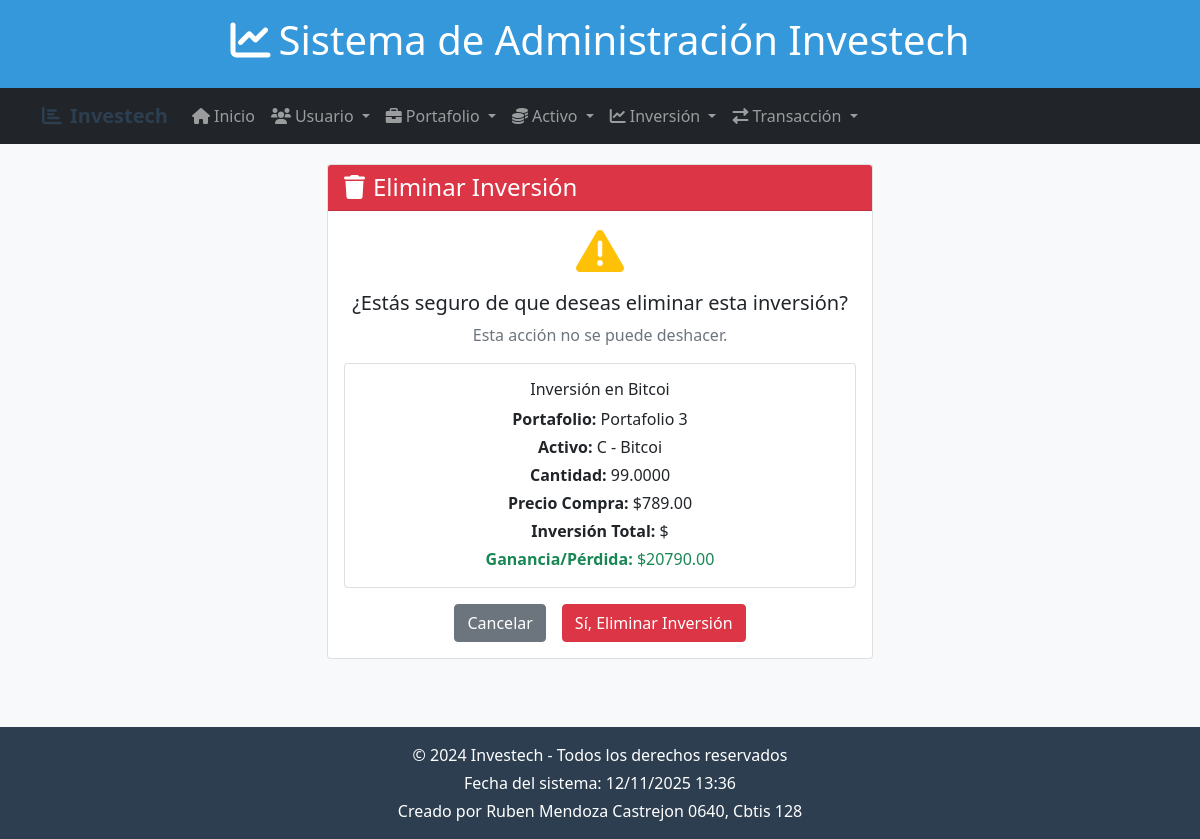
Page /inversiones/borrar/1/ on the committed database.
### app_investech/models.py (models this page shows, shortened)
class Inversion(models.Model):
    portafolio = models.ForeignKey('Portafolio', on_delete=models.CASCADE, related_name='inversiones')
    activo = models.ForeignKey('Activo', on_delete=models.CASCADE, related_name='inversiones')
    cantidad = models.DecimalField(max_digits=12, decimal_places=4)
    precio_compra = models.DecimalField(max_digits=12, decimal_places=2)
    fecha = models.DateTimeField(auto_now_add=True)
    def ganancia_perdida(self):
        return (self.activo.precio_actual - self.precio_compra) * self.cantidad

class Activo(models.Model):
    nombre = models.CharField(max_length=100)
    tipo = models.CharField(max_length=50, choices=[
        ('accion', 'Acción'),
        ('bono', 'Bono'),
        ('cripto', 'Criptomoneda'),
        ('fondo', 'Fondo de inversión'),
        ('otro', 'Otro'),
    ])
    simbolo = models.CharField(max_length=10)
    precio_actual = models.DecimalField(max_digits=10, decimal_places=2)
    fecha_actualizacion = models.DateTimeField(auto_now=True)
    mercado = models.CharField(max_length=100)
    volatilidad = models.DecimalField(max_digits=5, decimal_places=2, help_text="Porcentaje de volatilidad")

class Portafolio(models.Model):
    usuario = models.ForeignKey(Usuario, on_delete=models.CASCADE, related_name="portafolios")
    nombre = models.CharField(max_length=100)
    descripcion = models.TextField(blank=True)
    valor_total = models.DecimalField(max_digits=12, decimal_places=2, default=0.00)
    fecha_creacion = models.DateTimeField(auto_now_add=True)
    riesgo = models.CharField(max_length=50, choices=[('bajo', 'Bajo'), ('medio', 'Medio'), ('alto', 'Alto')])
    activos = models.ManyToManyField('Activo', related_name="portafolios")

### app_investech/views.py (the view)
# urls.py: path('inversiones/borrar/<int:inversion_id>/', views.borrar_inversion, name='borrar_inversion'),
def borrar_inversion(request, inversion_id):
    inversion = get_object_or_404(Inversion, id=inversion_id)
    if request.method == 'POST':
        inversion.delete()
        return redirect('inicio_inversion')
    return render(request, 'inversion/borrar_inversion.html', {'inversion': inversion})

### app_investech/templates/inversion/borrar_inversion.html (shortened to what this page needs)
{% extends 'base.html' %}
{% block content %}
<div class="row">
    <div class="col-md-6 mx-auto">
        <div class="card">
            <div class="card-header bg-danger text-white">
                <h4 class="mb-0"><i class="fas fa-trash me-2"></i>Eliminar Inversión</h4>
            </div>
            <div class="card-body text-center">
                <i class="fas fa-exclamation-triangle fa-3x text-warning mb-3"></i>
                <h5>¿Estás seguro de que deseas eliminar esta inversión?</h5>
                <p class="text-muted">Esta acción no se puede deshacer.</p>
                <div class="card mb-3">
                    <div class="card-body">
                        <h6>Inversión en {{ inversion.activo.nombre }}</h6>
                        <p class="mb-1"><strong>Portafolio:</strong> {{ inversion.portafolio.nombre }}</p>
                        <p class="mb-1"><strong>Activo:</strong> {{ inversion.activo.simbolo }} - {{ inversion.activo.nombre }}</p>
                        <p class="mb-1"><strong>Cantidad:</strong> {{ inversion.cantidad }}</p>
                        <p class="mb-1"><strong>Precio Compra:</strong> ${{ inversion.precio_compra }}</p>
                        <p class="mb-1"><strong>Inversión Total:</strong> ${{ inversion.inversion_inicial|floatformat:2 }}</p>
                        <p class="mb-0 {% if inversion.ganancia_perdida >= 0 %}text-success{% else %}text-danger{% endif %}">
                            <strong>Ganancia/Pérdida:</strong> ${{ inversion.ganancia_perdida|floatformat:2 }}
                        </p>
                    </div>
                </div>
                <form method="POST">
                    <div class="d-grid gap-2 d-md-flex justify-content-md-center">
                        <a href="{% url 'inicio_inversion' %}" class="btn btn-secondary me-md-2">Cancelar</a>
                        <button type="submit" class="btn btn-danger">Sí, Eliminar Inversión</button>
                    </div>
                </form>
            </div>
        </div>
    </div>
</div>
{% endblock %}

### app_investech/templates/base.html (style rules this page uses)
body { background-color: #f8f9fa; min-height: 100vh; display: flex; flex-direction: column; }

### rows in the picture
Inversion: activo.nombre "Bitcoi", portafolio.nombre "Portafolio 3", activo.simbolo "C", cantidad "99.0000", precio_compra "789.00", ganancia_perdida "20790.00"
